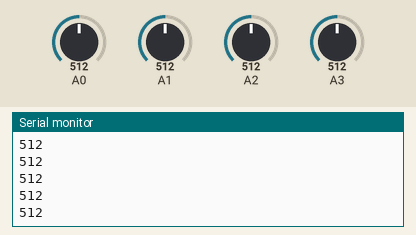
Simulated run of this sketch. Board: Arduino Uno, built with avr-gcc and run on an emulated ATmega328P. Parts: the last lines printed to the serial monitor. The test bench sets the inputs (shaded band); at power-on: A0 = 512, A1 = 512, A2 = 512, A3 = 512.

Above: at 1.2 s.
1.3 s: A0 set to 716
2.8 s: A1 set to 306
At 2.83 s:
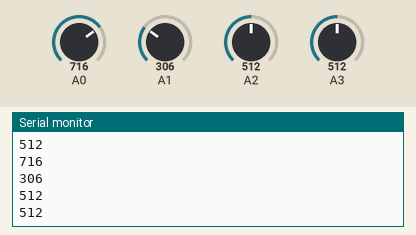
4.3 s: A2 set to 992
At 4.32 s:
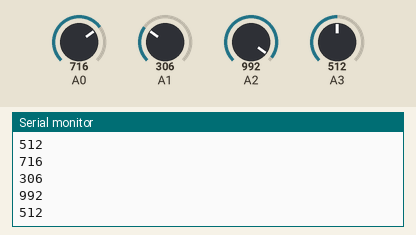
5.8 s: A3 set to 30
At 5.85 s:
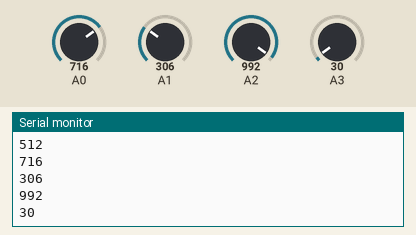
Timing chart, 0 to 8.3 s (numbered marks = the images above; inputs shaded):
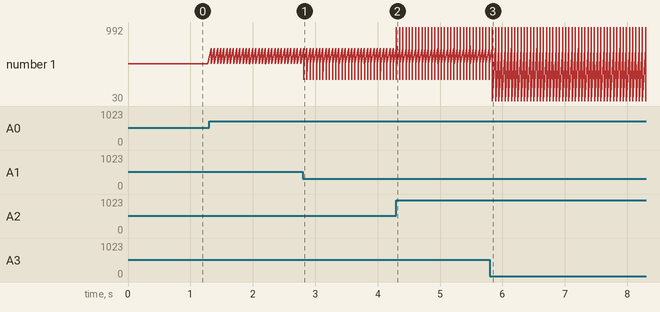

Measured:
- after the input at 2.8 s, the serial monitor: prints a new line at once (image 1)
- after the input at 4.3 s, the serial monitor: prints a new line at once (image 2)
- after the input at 5.8 s, the serial monitor: prints a new line at once (image 3)
- plotted number 1: 512 → 30 after the input at 5.8 s

The sketch:

Knob_Scan.ino
```cpp
int knobRead = A0; //INPUTS

void setup() {
  // put your setup code here, to run once:
Serial.begin(115200);
}

void loop() {
Serial.println(analogRead(A0));
Serial.println(analogRead(A1));
Serial.println(analogRead(A2));
Serial.println(analogRead(A3));

Serial.println();
delay(50);
}
```
